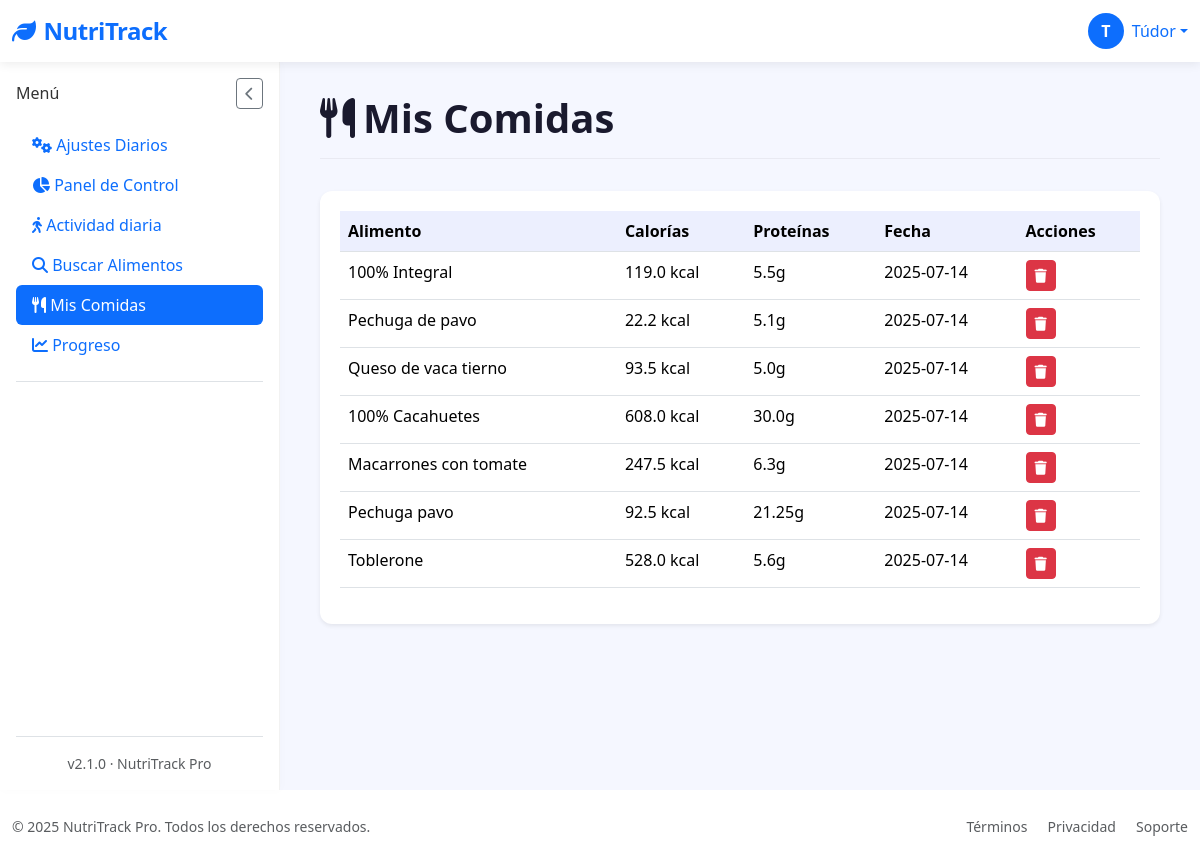
The app's page /mis-comidas (signed in), older data.
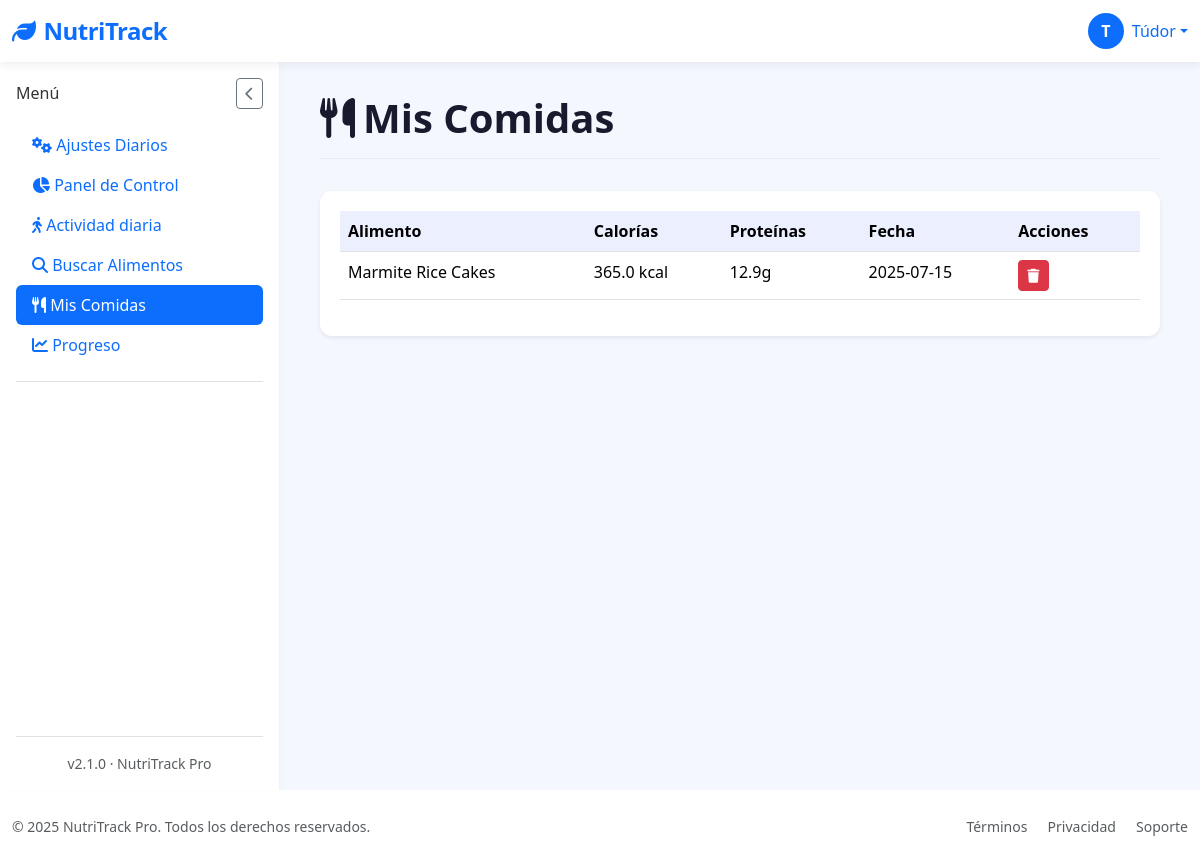
The same page, newer data.
### tables this page shows
CREATE TABLE "loggin" (
	"id"	INTEGER,
	"username"	TEXT NOT NULL,
	"password"	TEXT,
	"email"	TEXT, google_id TEXT,
	PRIMARY KEY("id" AUTOINCREMENT)
);

CREATE TABLE "food_entries" (
	"id"	INTEGER,
	"user_id"	INTEGER NOT NULL,
	"food_name"	TEXT NOT NULL,
	"calories"	REAL,
	"proteins"	REAL,
	"fats"	REAL,
	"carbs"	REAL,
	"date"	TIMESTAMP DEFAULT CURRENT_TIMESTAMP,
	"created_at"	TEXT,
	PRIMARY KEY("id" AUTOINCREMENT),
	FOREIGN KEY("user_id") REFERENCES "loggin"("id")
);

### app/controllers/MyfoodsController.py (the view)
@app.route('/mis-comidas')
@login_required
def mis_comidas():
    with get_db_cursor() as cur:
        cur.execute("""
            SELECT id, food_name, calories, proteins, date
            FROM food_entries
            WHERE user_id = ?
            ORDER BY date DESC
        """, (current_user.id,))
        comidas = cur.fetchall()
    return render_template('Myfoods/mis_comidas.html', comidas=comidas)

### app/__init__.py (called while the page is built)
@login_manager.user_loader
def load_user(user_id):
    return User.get_by_id(user_id)

### app/conexion.py (called while the page is built)
@contextmanager
def get_db_connection():
    conn = sqlite3.connect(DATABASE)
    conn.row_factory = sqlite3.Row  # Esto permite acceso como diccionario
    try:
        yield conn
    finally:
        conn.close()

@contextmanager
def get_db_cursor():
    with get_db_connection() as conn:
        cursor = conn.cursor()
        try:
            yield cursor
            conn.commit()
        except:
            conn.rollback()
            raise

### app/models/LoginGoogleModel.py (called while the page is built)
    @staticmethod
    def get_by_id(user_id):
        with get_db_cursor() as cur:
            cur.execute("SELECT * FROM loggin WHERE id = ?", (user_id,))
            user = cur.fetchone()
            if user:
                return User(
                    id=user['id'],
                    username=user['username'],
                    email=user['email'] if 'email' in user.keys() else None,
                    google_id=user['google_id'] if 'google_id' in user.keys() else None
                )
        return None

### app/templates/Myfoods/mis_comidas.html (shortened to what this page needs)
{% extends "base.html" %}
{% block section %}
<div class="page-header">
  <h1 class="page-title">
    <i class="fas fa-utensils me-2"></i>Mis Comidas
  </h1>
</div>
<div class="card border-0 shadow-sm">
  <div class="card-body">
    {% if comidas %}
    <div class="table-responsive">
      <table class="table table-hover">
        <thead>
          <tr>
            <th>Alimento</th>
            <th>Calorías</th>
            <th>Proteínas</th>
            <th>Fecha</th>
            <th>Acciones</th>
          </tr>
        </thead>
        <tbody>
          {% for comida in comidas %}
          <tr>
            <td>{{ comida['food_name'] }}</td>
            <td>{{ comida['calories'] }} kcal</td>
            <td>{{ comida['proteins'] }}g</td>
            <td>{{ comida['date'] }}</td>
            <td>
              <form method="POST" action="{{ url_for('eliminar_comida', comida_id=comida['id']) }}">
                <button type="submit" class="btn btn-sm btn-danger">
                  <i class="fas fa-trash"></i>
                </button>
              </form>
            </td>
          </tr>
          {% endfor %}
        </tbody>
      </table>
    </div>
    {% else %}
    <div class="text-center py-5">
      <i class="fas fa-utensils fa-3x text-muted mb-3"></i>
      <h5 class="fw-medium">No hay comidas registradas</h5>
      <p class="text-muted">Busca y añade alimentos para verlos aquí.</p>
    </div>
    {% endif %}
  </div>
</div>
{% endblock %}

### app/templates/base.html (shortened to what this page needs)
<!DOCTYPE html>
<html lang="es" data-bs-theme="light">
<head>
    <link href="https://cdn.jsdelivr.net/npm/bootstrap@5.3.2/dist/css/bootstrap.min.css" rel="stylesheet">
    <link rel="stylesheet" href="https://cdn.jsdelivr.net/npm/bootstrap-icons@1.11.1/font/bootstrap-icons.css">
    <link rel="stylesheet" href="https://cdnjs.cloudflare.com/ajax/libs/font-awesome/6.5.2/css/all.min.css" />
    <link href="https://cdn.jsdelivr.net/npm/sweetalert2@11/dist/sweetalert2.min.css" rel="stylesheet">
    <link rel="stylesheet" href="{{ url_for('static', filename='styles/Stylebase.css') }}">
</head>
<body>
    <nav class="navbar navbar-expand-lg navbar-light bg-white">
        <div class="container-fluid">
            <a class="navbar-brand text-primary" href="{{ url_for('logout') }}">
                <i class="fas fa-leaf me-2"></i>NutriTrack
            </a>
            <div class="d-flex align-items-center ms-auto">
                {% if current_user.is_authenticated %}
                <div class="dropdown">
                    <a href="#" class="d-flex align-items-center text-decoration-none dropdown-toggle" id="userDropdown" data-bs-toggle="dropdown" aria-expanded="false">
                        <div class="user-avatar bg-primary text-white rounded-circle text-center me-2" style="width: 36px; height: 36px; line-height: 36px; font-weight: bold;">
                            {{ current_user.username[0]|upper }}
                        </div>
                        <span class="d-none d-sm-inline">{{ current_user.username }}</span>
                    </a>
                </div>
                {% endif %}
            </div>
        </div>
    </nav>
    <div class="container-fluid flex-grow-1">
        <div class="row h-100 g-0">
            <nav class="sidebar d-flex flex-column p-3" id="sidebar">
                <div class="d-flex justify-content-between align-items-center mb-3">
                    <h6 class="sidebar-title mb-0">Menú</h6>
                    <button id="closeSidebarBtn" class="btn btn-sm btn-outline-secondary d-lg-block">
                        <i class="fas fa-chevron-left"></i>
                    </button>
                </div>
                <ul class="nav nav-pills flex-column mb-auto">
                    <li>
                        <a href="{{ url_for('settings') }}" class="nav-link {% if request.path == url_for('settings') %}active{% endif %}">
                            <i class="fas fa-cogs"></i> Ajustes Diarios
                        </a>
                    </li>
                    <li>
                        <a href="{{ url_for('dashboard') }}" class="nav-link {% if request.path == url_for('dashboard') %}active{% endif %}">
                            <i class="fas fa-chart-pie"></i> Panel de Control
                        </a>
                    </li>
                    <li>
                        <a href="{{ url_for('activity') }}" class="nav-link {% if request.path == url_for('activity') %}active{% endif %}">
                            <i class="fas fa-walking"></i> Actividad diaria
                        </a>
                    </li>
                    <li>
                        <a href="{{ url_for('search_food') }}" class="nav-link {% if request.path == url_for('search_food') %}active{% endif %}">
                            <i class="fas fa-search"></i> Buscar Alimentos
                        </a>
                    </li>
                    <li>
                        <a href="{{ url_for('mis_comidas') }}" class="nav-link {% if request.path == url_for('mis_comidas') %}active{% endif %}">
                            <i class="fas fa-utensils"></i> Mis Comidas
                        </a>
                    </li>
                    <li>
                        <a href="{{ url_for('progreso') }}" class="nav-link {% if request.path == url_for('progreso') %}active{% endif %}">
                            <i class="fas fa-chart-line"></i> Progreso
                        </a>
                    </li>
                    <li class="pt-3 mt-3 border-top">
                    </li>
                </ul>
                <div class="mt-auto pt-3 border-top text-center small text-muted">
                    v2.1.0 · NutriTrack Pro
                </div>
            </nav>
            <main class="main-content" id="mainContent">
                {% block section %}{% endblock %}
            </main>
        </div>
    </div>
    <footer class="bg-white py-4 mt-auto">
        <div class="container-fluid">
            <div class="row align-items-center">
                <div class="col-md-6 text-center text-md-start">
                    <p class="mb-0 small text-muted">&copy; 2025 NutriTrack Pro. Todos los derechos reservados.</p>
                </div>
                <div class="col-md-6 text-center text-md-end">
                    <a href="#" class="text-decoration-none small text-muted me-3">Términos</a>
                    <a href="#" class="text-decoration-none small text-muted me-3">Privacidad</a>
                    <a href="#" class="text-decoration-none small text-muted">Soporte</a>
                </div>
            </div>
        </div>
    </footer>
</body>
</html>

### app/static/styles/StyleBase.css (style rules this page uses)
:root { --primary-color: #4361ee; --secondary-color: #3f37c9; --accent-color: #4cc9f0; --dark-color: #1a1a2e; --light-color: #f8f9fa; --success-color: #4bb543; }
body { font-family: 'Segoe UI', system-ui, -apple-system, sans-serif; background-color: #f5f7ff; color: #333; min-height: 100vh; display: flex; flex-direction: column; overflow-x: hidden; }
.navbar-brand { font-weight: 700; font-size: 1.5rem; letter-spacing: -0.5px; }
.navbar { box-shadow: 0 2px 10px rgba(0, 0, 0, 0.08); background: white !important; position: relative; z-index: 1100; }
.container-fluid.flex-grow-1 { display: flex; flex-direction: column; min-height: calc(100vh - 72px - 70px); padding-left: 0; padding-right: 0; }
.row.h-100 { display: flex; flex-grow: 1; flex-wrap: nowrap; margin-left: 0; margin-right: 0; width: 100%; }
.sidebar { width: 280px; background: white; position: sticky; top: 72px; border-right: 1px solid rgba(0, 0, 0, 0.05); box-shadow: 1px 0 10px rgba(0, 0, 0, 0.02); transition: all 0.3s ease; z-index: 100; display: flex; flex-direction: column; flex-shrink: 0; height: calc(100vh - 72px); padding: 1rem; }
.main-content { flex-grow: 1; flex-basis: 0; padding: 2rem 2.5rem; background-color: #f5f7ff; overflow-y: auto; }
.card-body { padding: 1.25rem; }
.card-body { flex-grow: 1; }
.card { border: none; border-radius: 12px; box-shadow: 0 4px 12px rgba(0, 0, 0, 0.05); transition: transform 0.2s ease, box-shadow 0.2s ease; }
.table { --bs-table-bg: transparent; }
.table > thead { background-color: rgba(67, 97, 238, 0.1); color: var(--primary-color); }
.user-avatar { width: 40px; height: 40px; border-radius: 50%; background-color: var(--primary-color); color: white; display: flex; align-items: center; justify-content: center; font-weight: 600; }
.page-header { display: flex; justify-content: space-between; align-items: center; margin-bottom: 2rem; padding-bottom: 1rem; border-bottom: 1px solid rgba(0, 0, 0, 0.05); }
.page-title { font-weight: 700; color: var(--dark-color); margin: 0; }
.user-avatar { width: 36px; height: 36px; border-radius: 50%; background-color: #0d6efd; color: white; text-align: center; font-weight: bold; line-height: 36px; }

Row changes from the older to the newer data that the page shows:
removed food_entries: food_name "100% Integral", calories "119.0", proteins "5.5", date "2025-07-14"
removed food_entries: food_name "Pechuga de pavo", calories "22.2", proteins "5.1", date "2025-07-14"
removed food_entries: food_name "Queso de vaca tierno", calories "93.5", proteins "5.0", date "2025-07-14"
removed food_entries: food_name "100% Cacahuetes", calories "608.0", proteins "30.0", date "2025-07-14"
removed food_entries: food_name "Macarrones con tomate", calories "247.5", proteins "6.3", date "2025-07-14"
removed food_entries: food_name "Pechuga pavo", calories "92.5", proteins "21.25", date "2025-07-14"
removed food_entries: food_name "Toblerone", calories "528.0", proteins "5.6", date "2025-07-14"
added food_entries: food_name "Marmite Rice Cakes", calories "365.0", proteins "12.9", date "2025-07-15"
